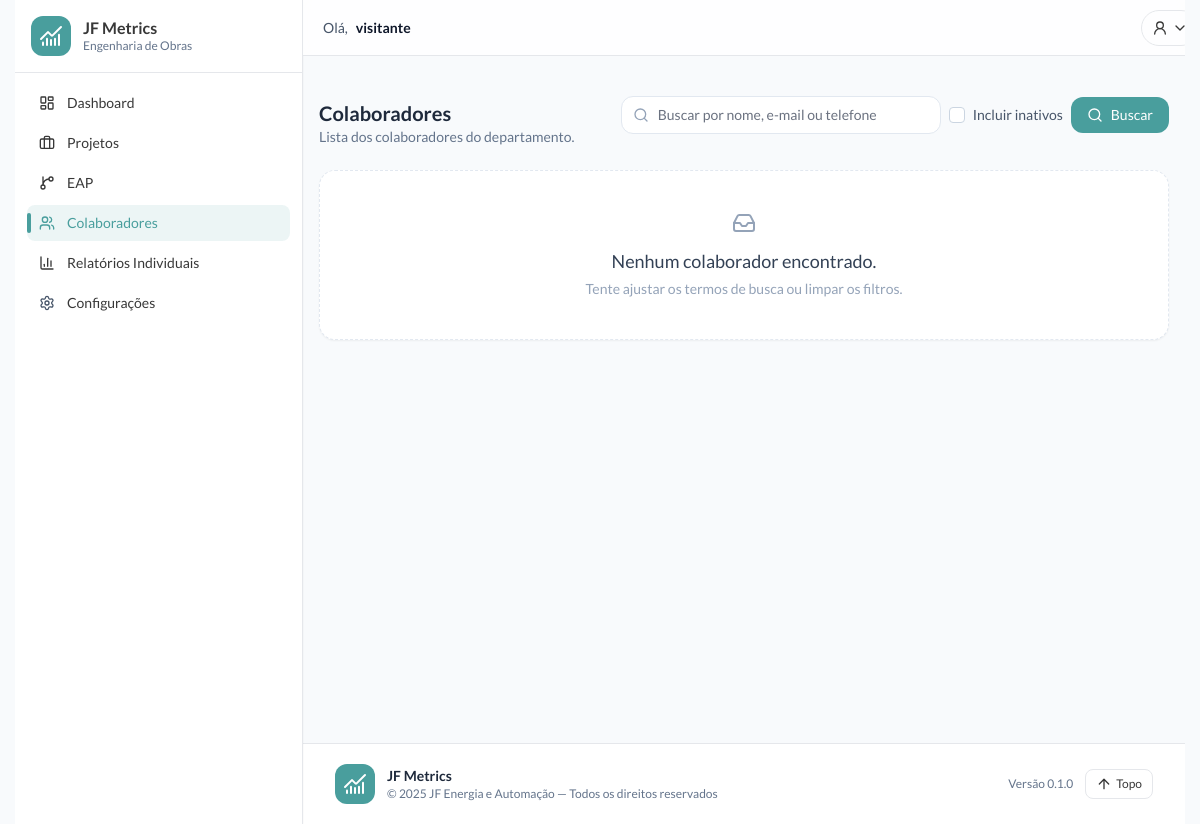
Before: /engobras/colaboradores/ with the older database file.
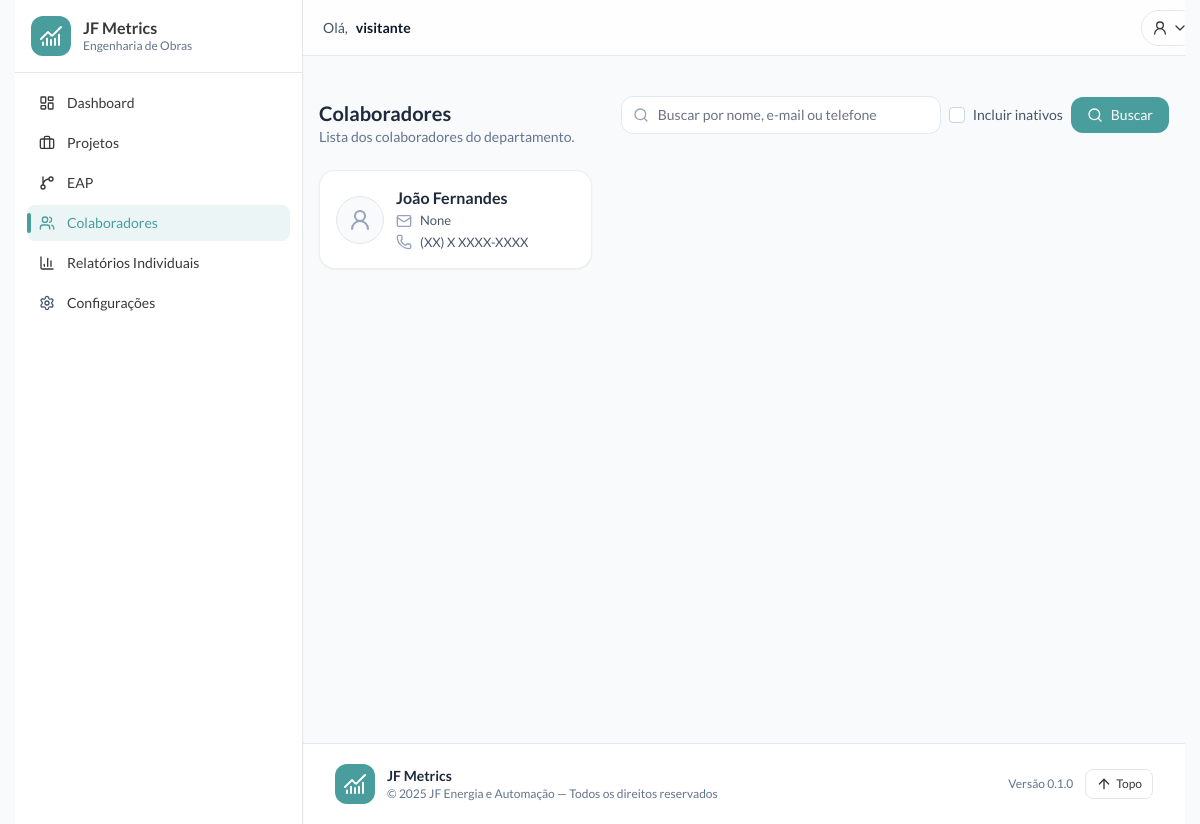
After: the same page with the newer database file.
### common/models.py (models this page shows, shortened)
class Collaborator(models.Model):
    user  = models.OneToOneField(
        User, blank=True, null=True, on_delete=models.SET_NULL,
        related_name="collaborator", verbose_name="Usuário do sistema"
    )
    name  = models.CharField("Nome", max_length=120)
    email = models.EmailField("E-mail", blank=True, null=True)  # <- opcional
    phone = models.CharField("Telefone", max_length=30, blank=True)
    photo = models.ImageField("Foto", upload_to="collaborators/", blank=True, null=True)
    department = models.ForeignKey(Department, on_delete=models.PROTECT, verbose_name="Departamento")
    is_manager = models.BooleanField("Gestor do departamento?", default=False)
    is_active  = models.BooleanField("Ativo", default=True)
    created_at = models.DateTimeField(auto_now_add=True)
    class Meta:
        ordering = ("name",)
        constraints = [
            models.UniqueConstraint(
                fields=["email"],
                condition=Q(email__isnull=False),
                name="uq_common_collaborator_email_not_null",
            ),
        ]
        indexes = [
            models.Index(fields=["department", "is_active"]),
            models.Index(fields=["is_manager"]),
        ]

### engobras/views.py (the view)
# urls.py: path("colaboradores/",                    views.collaborator_list,        name="collaborator_list"),
def collaborator_list(request):
    q = (request.GET.get("q") or "").strip()
    show_inactive = request.GET.get("inativos") == "1"
    qs = Collaborator.objects.filter(department__slug=AUTO_DEPT_SLUG)
    if not show_inactive:
        qs = qs.filter(is_active=True)
    if q:
        qs = qs.filter(
            Q(name__icontains=q) |
            Q(email__icontains=q) |
            Q(phone__icontains=q)
        )
    page_obj = Paginator(qs.order_by("name"), 12).get_page(request.GET.get("page"))
    return render(request, "engobras/collaborators/list.html", {
        "q": q,
        "page_obj": page_obj,
        "show_inactive": show_inactive,
    })

### automation/context_processors.py (called while the page is built, shortened)
def _get_collaborator(user):
    if not getattr(user, "is_authenticated", False):
        return None
    collab = getattr(user, "collaborator", None)
    if collab:
        return collab
    Collaborator = apps.get_model("common", "Collaborator")
    return Collaborator.objects.filter(user=user, is_active=True).only("id", "is_manager").first()

def user_flags(request):
    collab = _get_collaborator(request.user)
    return {"is_manager": bool(getattr(collab, "is_manager", False))}

def notifications(request):
    user = getattr(request, "user", None)
    if not getattr(user, "is_authenticated", False):
        return {"notif_count": 0, "notif_list": []}

### engobras/templates/engobras/collaborators/list.html (shortened to what this page needs)
{% extends 'engobras/base.html' %}
{% block content %}
  <div class="mb-5 flex flex-col gap-3 sm:flex-row sm:items-center sm:justify-between">
    <div>
      <h1 class="text-xl font-semibold text-slate-800">Colaboradores</h1>
      <p class="text-sm text-slate-500">Lista dos colaboradores do departamento.</p>
    </div>
    <form method="get" class="w-full sm:w-auto">
      <div class="flex flex-col items-stretch gap-2 sm:flex-row sm:items-center">
        <div class="relative w-full sm:w-80">
          <i data-lucide="search" class="absolute left-3 top-1/2 h-4 w-4 -translate-y-1/2 text-slate-400"></i>
          <input
            type="text"
            name="q"
            value="{{ q }}"
            placeholder="Buscar por nome, e-mail ou telefone"
            class="w-full rounded-xl border border-slate-200 bg-white py-2 pl-9 pr-3 text-sm outline-none focus:border-brand/40 focus:ring-2 focus:ring-brand/30">
        </div>
        <label class="inline-flex items-center gap-2 text-sm text-slate-600">
          <input
            type="checkbox"
            name="inativos"
            value="1"
            class="h-4 w-4 rounded border-slate-300 text-brand focus:ring-brand/30">
          Incluir inativos
        </label>
        <div class="flex items-center gap-2">
          <button class="inline-flex items-center gap-2 rounded-xl bg-brand px-4 py-2 text-sm font-medium text-white hover:brightness-110">
            <i data-lucide="search" class="h-4 w-4"></i>
            Buscar
          </button>
        </div>
      </div>
    </form>
  </div>
  {% if page_obj.object_list %}
    <div class="grid grid-cols-1 gap-4 sm:grid-cols-2 lg:grid-cols-3">
      {% for c in page_obj.object_list %}
        <article class="group flex h-full flex-col rounded-2xl border border-slate-200/70 bg-white p-4 shadow-sm transition hover:-translate-y-[1px] hover:border-brand/40 hover:shadow-md">
          <div class="flex items-start justify-between gap-3">
            <div class="flex items-center gap-3 min-w-0">
              {% if c.photo %}
                <img src="{{ c.photo.url }}" alt="{{ c.name }}" class="h-12 w-12 rounded-full object-cover border border-slate-200">
              {% else %}
                <div class="flex h-12 w-12 items-center justify-center rounded-full border border-slate-200 bg-slate-50">
                  <i data-lucide="user-round" class="h-6 w-6 text-slate-400"></i>
                </div>
              {% endif %}
              <div class="min-w-0">
                <h2 class="truncate text-[16px] font-semibold leading-snug text-slate-800" title="{{ c.name }}">
                  {{ c.name }}
                </h2>
                <div class="mt-0.5 flex items-center gap-2 text-[13px] text-slate-600">
                  <i data-lucide="mail" class="h-4 w-4 text-slate-400"></i>
                  <span class="truncate" title="{{ c.email }}">{{ c.email }}</span>
                </div>
                {% if c.phone %}
                  <div class="mt-0.5 flex items-center gap-2 text-[13px] text-slate-600">
                    <i data-lucide="phone" class="h-4 w-4 text-slate-400"></i>
                    <span class="truncate" title="{{ c.phone }}">{{ c.phone }}</span>
                  </div>
                {% endif %}
              </div>
            </div>
          </div>
        </article>
      {% endfor %}
    </div>
  {% else %}
    <div class="w-full rounded-2xl border border-dashed border-slate-200 bg-white px-6 py-10 text-center shadow-sm">
      <i data-lucide="inbox" class="mx-auto mb-3 h-6 w-6 text-slate-400"></i>
      <h3 class="text-lg font-medium text-slate-700">Nenhum colaborador encontrado.</h3>
      <p class="mt-1 text-sm text-slate-400">Tente ajustar os termos de busca ou limpar os filtros.</p>
    </div>
  {% endif %}
{% endblock %}

Changed rows visible on the page:
added Collaborator: name "João Fernandes", email "None", phone "(XX) X XXXX-XXXX"
Other visible differences:
text no longer shown: "Nenhum colaborador encontrado. Tente ajustar os termos de busca ou limpar os filtros."
